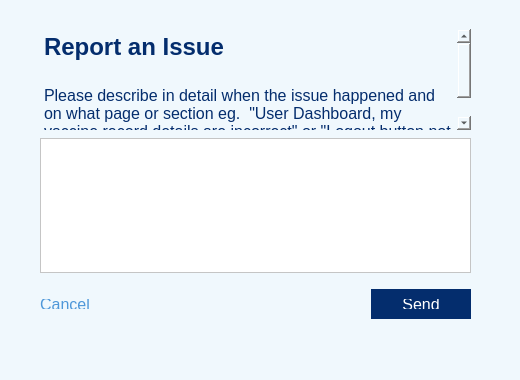
<?xml version="1.0" encoding="UTF-8"?>
<ui version="4.0">
 <class>report_issues</class>
 <widget class="QDialog" name="report_issues">
  <property name="geometry">
   <rect>
    <x>0</x>
    <y>0</y>
    <width>520</width>
    <height>380</height>
   </rect>
  </property>
  <property name="windowTitle">
   <string>Dialog</string>
  </property>
  <property name="styleSheet">
   <string notr="true">background-color: rgb(240, 248, 253);</string>
  </property>
  <widget class="QWidget" name="layoutWidget">
   <property name="geometry">
    <rect>
     <x>40</x>
     <y>138</y>
     <width>431</width>
     <height>191</height>
    </rect>
   </property>
   <layout class="QVBoxLayout" name="verticalLayout">
    <item>
     <widget class="QPlainTextEdit" name="plainTextEdit_UreportIssue">
      <property name="styleSheet">
       <string notr="true">background-color: rgb(255, 255, 255);
color: rgb(16, 16, 16);</string>
      </property>
     </widget>
    </item>
    <item>
     <layout class="QHBoxLayout" name="horizontalLayout">
      <item>
       <widget class="QPushButton" name="pushButton_RIcancel">
        <property name="minimumSize">
         <size>
          <width>50</width>
          <height>50</height>
         </size>
        </property>
        <property name="font">
         <font>
          <pointsize>12</pointsize>
         </font>
        </property>
        <property name="styleSheet">
         <string notr="true">
color: rgb(78, 151, 217);
border: none;
padding: 10,10,10,10;
margin: 10, 10, 10, 10;</string>
        </property>
        <property name="text">
         <string>Cancel</string>
        </property>
       </widget>
      </item>
      <item>
       <spacer name="horizontalSpacer">
        <property name="orientation">
         <enum>Qt::Horizontal</enum>
        </property>
        <property name="sizeHint" stdset="0">
         <size>
          <width>40</width>
          <height>20</height>
         </size>
        </property>
       </spacer>
      </item>
      <item>
       <widget class="QPushButton" name="pushButton_RIsend">
        <property name="minimumSize">
         <size>
          <width>100</width>
          <height>20</height>
         </size>
        </property>
        <property name="font">
         <font>
          <pointsize>12</pointsize>
         </font>
        </property>
        <property name="cursor">
         <cursorShape>PointingHandCursor</cursorShape>
        </property>
        <property name="styleSheet">
         <string notr="true">background-color: rgb(4, 45, 109);
color: rgb(255, 255, 255);
border: none;
padding: 10,10,10,10;
margin: 10, 10, 10, 10;</string>
        </property>
        <property name="text">
         <string>Send</string>
        </property>
       </widget>
      </item>
     </layout>
    </item>
   </layout>
  </widget>
  <widget class="QTextBrowser" name="textBrowser_RIinfo">
   <property name="geometry">
    <rect>
     <x>40</x>
     <y>29</y>
     <width>431</width>
     <height>101</height>
    </rect>
   </property>
   <property name="sizePolicy">
    <sizepolicy hsizetype="Expanding" vsizetype="Expanding">
     <horstretch>0</horstretch>
     <verstretch>0</verstretch>
    </sizepolicy>
   </property>
   <property name="minimumSize">
    <size>
     <width>431</width>
     <height>101</height>
    </size>
   </property>
   <property name="font">
    <font>
     <pointsize>10</pointsize>
    </font>
   </property>
   <property name="styleSheet">
    <string notr="true">border:none;background-color: rgb(240, 248, 253);</string>
   </property>
   <property name="html">
    <string>&lt;!DOCTYPE HTML PUBLIC &quot;-//W3C//DTD HTML 4.0//EN&quot; &quot;http://www.w3.org/TR/REC-html40/strict.dtd&quot;&gt;
&lt;html&gt;&lt;head&gt;&lt;meta name=&quot;qrichtext&quot; content=&quot;1&quot; /&gt;&lt;style type=&quot;text/css&quot;&gt;
p, li { white-space: pre-wrap; }
&lt;/style&gt;&lt;/head&gt;&lt;body style=&quot; font-family:'SimSun'; font-size:10pt; font-weight:400; font-style:normal;&quot;&gt;
&lt;p style=&quot; margin-top:0px; margin-bottom:0px; margin-left:0px; margin-right:0px; -qt-block-indent:0; text-indent:0px;&quot;&gt;&lt;span style=&quot; font-family:'.AppleSystemUIFont'; font-size:18pt; font-weight:600; color:#042d6d;&quot;&gt;Report an Issue&lt;/span&gt;&lt;/p&gt;
&lt;p style=&quot;-qt-paragraph-type:empty; margin-top:0px; margin-bottom:0px; margin-left:0px; margin-right:0px; -qt-block-indent:0; text-indent:0px; font-family:'.AppleSystemUIFont'; font-size:16pt; font-weight:600; color:#042d6d;&quot;&gt;&lt;br /&gt;&lt;/p&gt;
&lt;p style=&quot; margin-top:0px; margin-bottom:0px; margin-left:0px; margin-right:0px; -qt-block-indent:0; text-indent:0px;&quot;&gt;&lt;span style=&quot; font-family:'.AppleSystemUIFont'; font-size:12pt; color:#042d6d;&quot;&gt;Please describe in detail when the issue happened and on what page or section eg.  &amp;quot;User Dashboard, my vaccine record details are incorrect&amp;quot; or &amp;quot;Logout button not working&amp;quot;&lt;/span&gt;&lt;/p&gt;&lt;/body&gt;&lt;/html&gt;</string>
   </property>
  </widget>
 </widget>
 <resources/>
 <connections/>
</ui>
